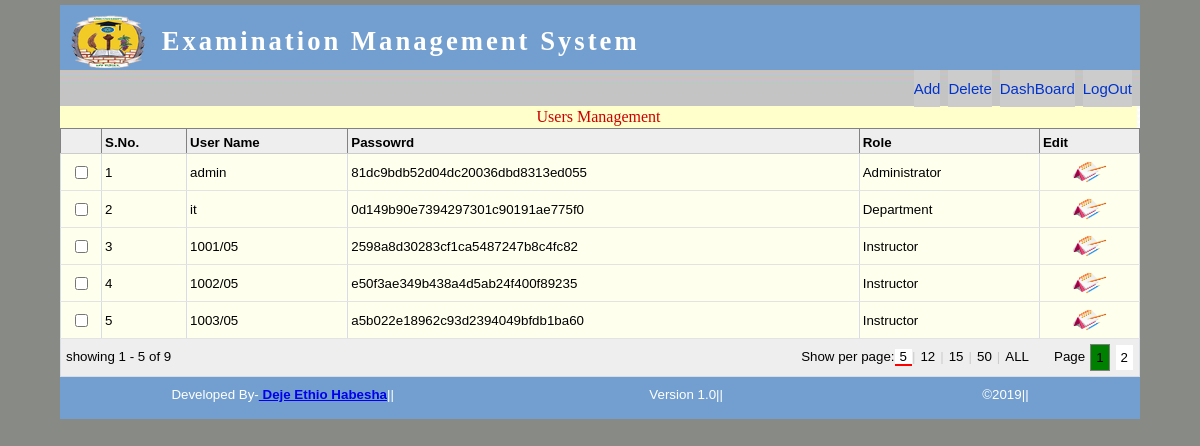
The page /admin/usermng.php (signed in) on the database its author committed.
### tables this page shows
CREATE TABLE IF NOT EXISTS `user` (
  `uid` int(11) NOT NULL,
  `username` varchar(100) NOT NULL,
  `password` varchar(100) NOT NULL,
  `role` varchar(100) NOT NULL
);

### include/dbsettings.php (called while the page is built, shortened)
<?php
$dbname="ems";
?>

### include/emsdb.php (called while the page is built, shortened)
<?php
include_once 'dbsettings.php';
$conn=false;
function executeQuery($query)
{
    global $conn,$dbserver,$dbname,$dbpassword,$dbusername;
    if (!($conn = @mysql_connect ($dbserver,$dbusername,$dbpassword)))
         $message="Cannot connect to server";
    $result=mysql_query($query,$conn);
    if(!$result)
        $message="Error while executing query.<br/>Mysql Error: ".mysql_error();
    else
        return $result;
}
?>

### admin/usermng.php (the view, shortened to what this page needs)
<?php
include_once '../include/emsdb.php';
?>
<html>
    <head>
        <link rel="stylesheet" type="text/css" href="../ems.css"/>
		<link rel="stylesheet" type="text/css" href="../jTPS.css">
    </head>
    <body>
        <div id="container">
             <div class="header">
                <?php require'../include/header.php';?>
                </div>
            <form name="usermng" action="usermng.php" method="post">
                <div class="menubar">
                    <ul id="menu">
<?php
if (isset($_SESSION['username'])) {
?>
                        <li><input type="submit" value="LogOut" name="logout" class="subbtn" title="Log Out"/></li>
                        <li><input type="submit" value="DashBoard" name="dashboard" class="subbtn" title="Dash Board"/></li>
<?php
    if (isset($_REQUEST['add'])) {
?>
                        <li><input type="submit" value="Cancel" name="cancel" class="subbtn" title="Cancel"/></li>
                        <li><input type="submit" value="Save" name="savea" class="subbtn" onclick="validateform('usermng')" title="Save the Changes"/></li>
<?php
    } else if (isset($_REQUEST['edit'])) {
?>
                        <li><input type="submit" value="Cancel" name="cancel" class="subbtn" title="Cancel"/></li>
                        <li><input type="submit" value="Save" name="savem" class="subbtn" onclick="validateform('usermng')" title="Save the changes"/></li>
<?php
    } else {
?>
                        <li><input type="submit" value="Delete" name="delete" class="subbtn" title="Delete" onclick="return confirm('Are you sure you want to delete this program?')"/></li>
                        <li><input type="submit" value="Add" name="add" class="subbtn" title="Add"/></li>
<?php }
} ?>
                    </ul>
                </div>
                <div class="page">
<?php
if (isset($_SESSION['username'])) {
    echo "<div class=\"pmsg\" style=\"text-align:center;\">Users Management </div>";
    if (isset($_REQUEST['add'])) {
?>
                    <table cellpadding="20" cellspacing="20" style="text-align:left;margin-left:15em" >
                        <tr>
                            <td>User Name</td>
                            <td><input type="text" name="uname" value="" size="16" onkeyup="isalphanum(this)" onblur="if(this.value==''){alert('User Name field is Empty');this.focus();this.value='';}"/></td>
                        </tr>
                        <tr>
                            <td>Password</td>
                            <td><input type="password" name="password" value="" size="16" onkeyup="isalphanum(this)"  onblur="if(this.value==''){alert('Password field is Empty');this.focus();this.value='';}"/></td>
                        </tr>
                        <tr>
                            <td>Re-type Password</td>
                            <td><input type="password" name="repass" value="" size="16" onkeyup="isalphanum(this)" onblur="if(this.value==''){alert('Re-type Password field is Empty');this.focus();this.value='';}"/></td>
                        </tr>
                        <tr>
                            <td> Role</td>
                            <td><select name="role" id="textbox"><option value="Department">Department</td>
                        </tr>
                    </table>
<?php
            } else {
                $result = executeQuery("select * from user order by uid;");
                if (mysql_num_rows($result) == 0) {
                    echo "<h3 style=\"color:#0000cc;text-align:center;\">No Users Yet..!</h3>";
                } else {
                    $i = 0;
?>
                    <table id="demoTable" cellpadding="30" cellspacing="10" class="datatable">
                    <thead>
                        <tr>
                            <th>&nbsp;</th>
                            <th>S.No.</th>
                            <th>User Name</th>
                            <th>Passowrd</th>
                            <th>Role</th>
                            <th>Edit</th>
                        </tr>
                         </thead>
                        <tbody>
<?php
                    while ($r = mysql_fetch_array($result)) {
                        $i = $i + 1;
                        if ($i % 2 == 0)
                            echo "<tr class=\"alt\">";
                        else
                            echo "<tr>";
                        echo "<td style=\"text-align:center;\"><input type=\"checkbox\" name=\"d$i\" value=\"" . $r['uid'] . "\" /></td><td>$i</td><td>" . htmlspecialchars_decode($r['username'], ENT_QUOTES)
                        . "</td><td>" . htmlspecialchars_decode($r['password'], ENT_QUOTES) . "</td><td>" . htmlspecialchars_decode($r['role'], ENT_QUOTES) . "</td>"
                        . "<td class=\"tddata\"><a title=\"Edit " . htmlspecialchars_decode($r['uid'], ENT_QUOTES) . "\"href=\"usermng.php?edit=" . htmlspecialchars_decode($r['username'], ENT_QUOTES) . "\"><img src=\"../images/edit.png\" height=\"30\" width=\"40\" alt=\"Edit\" /></a></td></tr>";
                    }
?>
					</tbody>
				<tfoot class="nav">
               		 <tr>
                        <td colspan=6 ><font color="#000000">
                                <div class="pagination"></div>
                                <div class="paginationTitle">Page</div>
                                <div class="selectPerPage"></div>
                                <div class="status"></div>
								</font>
                        </td>
                </tr>
        </tfoot>
                    </table>
<?php
                }
            }
        }
?>
                </div>
            </form>
            <div id="footer">
                <?php include'../include/footer.php';?>
                </div>
        </div>
    </body>
</html>

### include/header.php
<img style="margin:10px 2px 2px 10px;float:left;" height="53" width="80" src="../images/logo.png" alt="ems"/>
<h3 class="headtext"> &nbsp;Examination Management System </h3>

### include/footer.php
<html>
<p style="font-size:100%;color:#ffffff;"> Developed By-<b><a href="malito:dejeethiohabesha@outlook.com">&nbsp;Deje Ethio Habesha</a></b>||
&nbsp;&nbsp;&nbsp;&nbsp;&nbsp;&nbsp;&nbsp;&nbsp;&nbsp;&nbsp;&nbsp;&nbsp;&nbsp;&nbsp;&nbsp;&nbsp;&nbsp;&nbsp;&nbsp;&nbsp;&nbsp;&nbsp;
&nbsp;&nbsp;&nbsp;&nbsp;&nbsp;&nbsp;&nbsp;&nbsp;&nbsp;&nbsp;&nbsp;&nbsp;&nbsp;&nbsp;&nbsp;&nbsp;&nbsp;&nbsp;&nbsp;&nbsp;&nbsp;&nbsp;
&nbsp;&nbsp;&nbsp;&nbsp;&nbsp;&nbsp;&nbsp;&nbsp;&nbsp;&nbsp;&nbsp;&nbsp;&nbsp;&nbsp;&nbsp;&nbsp;&nbsp;&nbsp;&nbsp;&nbsp;&nbsp;&nbsp;Version 1.0||
&nbsp;&nbsp;&nbsp;&nbsp;&nbsp;&nbsp;&nbsp;&nbsp;&nbsp;&nbsp;&nbsp;&nbsp;&nbsp;&nbsp;&nbsp;&nbsp;&nbsp;&nbsp;&nbsp;&nbsp;&nbsp;&nbsp;
&nbsp;&nbsp;&nbsp;&nbsp;&nbsp;&nbsp;&nbsp;&nbsp;&nbsp;&nbsp;&nbsp;&nbsp;&nbsp;&nbsp;&nbsp;&nbsp;&nbsp;&nbsp;&nbsp;&nbsp;&nbsp;&nbsp;
&nbsp;&nbsp;&nbsp;&nbsp;&nbsp;&nbsp;&nbsp;&nbsp;&nbsp;&nbsp;&nbsp;&nbsp;&nbsp;&nbsp;&nbsp;&nbsp;&nbsp;&nbsp;&nbsp;&nbsp;&nbsp;&nbsp;
&copy;<?php echo date('Y');?>||
</p>
   </html>

### ems.css (style rules this page uses)
* { margin: 0; padding: 0; }
body { background:url(images/bg.png) repeat; height:auto; font-size:11pt; }
#container { width:90%; margin:5px 5% 5px 5%; }
.page { background: url("images/page.gif") repeat ; height:auto; width:auto; }
.header { background: url("images/header.png") repeat; height:6em; margin-top:0; margin-bottom:-1.2em; border-bottom: 1px solid #98CD36; overflow: hidden; }
.headtext { padding:10px 0 0 0; font-size:200%; color:#ffffff; line-height:2em; letter-spacing:3px; font-weight:bolder; }
.menubar { background:#808080 url("images/menu.png") repeat; height:2.7em; }
.subbtn { font-family:Arial, Helvetica, sans-serif; background:url("images/btn.png"); font-size:15px; width:auto; height:37px; float:right; margin-right:8px; repeat-x top center; border: 0 solid #06C; -moz-border-radius: 5px; color:#03C; }
table { border:0; background:#f5f9f4; font-family:verdana,sans-serif; font-size:1.1em; margin-left:auto; margin-right:auto; text-align:center; }
#menu li { list-style-type:none; display:inline; float:right; }
#footer { background:url(images/header.png) repeat-x; height:2em; color:#ffffff; text-align:center; padding:10px 5px 5px 5px; font-family:verdana,sans-serif; font-size:1em; }
.datatable { border: 1px solid #D6DDE6; border-collapse: collapse; text-align:left; width: 100%; font-size:1em; }
.datatable td { border: 1px solid #D6DDE6; padding: 0.3em; }
.datatable .tddata { text-align:center; margin-left:auto; margin-right:auto; }
.tddata a:link,.tddata a:visited { color:white; text-decoration:none; }
.datatable th { border: 1px solid #828282; background-color: #ffcccc; font-weight: bold; text-align:left; padding-left: 0.3em; }
.datatable tr { background-color: #ffffee; color: #000000; }
.pmsg { width:98.8%; margin:0; background:#ffffcc; color:#cc0000; font-size:1.2em; padding:2px 5px 2px 5px; }

### jTPS.css (style rules this page uses)
.jTPS tfoot .pagination, tfoot .paginationTitle, tfoot .selectPerPage { float: right; white-space: nowrap; line-height: 25px; vertical-align: middle; }
.jTPS tfoot .status { white-space: nowrap; line-height: 25px; vertical-align: middle; }
.jTPS tfoot .paginationTitle { padding-left:20px; }
.jTPS tfoot td { padding: 5px; background: #eee url(eeGrad2.gif) bottom repeat-x; }
.jTPS thead th { color: #000; background: #eee url(eeGrad2.gif) bottom repeat-x; border-bottom: 1px solid #ccc; padding-top: 6px !important; }
.jTPS tbody td { border-bottom: 1px solid #e3e3e3; }

### admin/usermng.php (style rules this page uses)
body { font-family: Tahoma; font-size: 10pt; }
#demoTable thead th { white-space: nowrap; overflow-x:hidden; padding: 3px; }
#demoTable tbody td { padding: 3px; }

### rows shown on the page
user: username "admin", password "81dc9bdb52d04dc20036dbd8313ed055", role "Administrator"
user: username "it", password "0d149b90e7394297301c90191ae775f0", role "Department"
user: username "1001/05", password "2598a8d30283cf1ca5487247b8c4fc82", role "Instructor"
user: username "1002/05", password "e50f3ae349b438a4d5ab24f400f89235", role "Instructor"
user: username "1003/05", password "a5b022e18962c93d2394049bfdb1ba60", role "Instructor"
